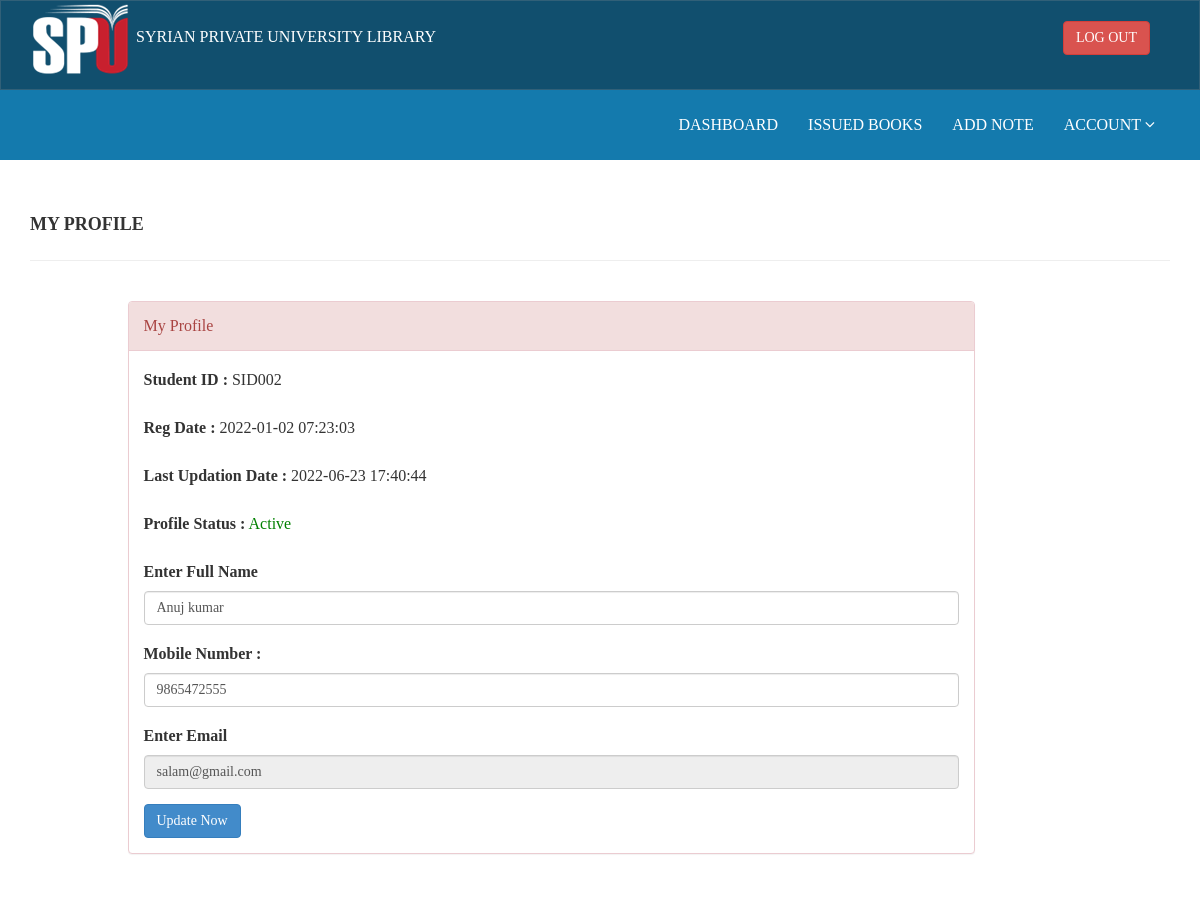
Screenshot of /my-profile.php (signed in) with the database file from the repository.
### tables this page shows
CREATE TABLE `tblstudents` (
  `id` int(11) NOT NULL,
  `StudentId` varchar(100) DEFAULT NULL,
  `FullName` varchar(120) DEFAULT NULL,
  `EmailId` varchar(120) DEFAULT NULL,
  `MobileNumber` char(11) DEFAULT NULL,
  `Password` varchar(120) DEFAULT NULL,
  `Status` int(1) DEFAULT NULL,
  `RegDate` timestamp NULL DEFAULT current_timestamp(),
  `UpdationDate` timestamp NULL DEFAULT NULL ON UPDATE current_timestamp()
);

### my-profile.php (the view, shortened to what this page needs)
<?php
include('includes/config.php');
if(strlen($_SESSION['login'])==0)
    {
header('location:index.php');
}
else{
?>
<!DOCTYPE html>
<html xmlns="http://www.w3.org/1999/xhtml">
<head>
    <link href="assets/css/bootstrap.css" rel="stylesheet" />
    <link href="assets/css/font-awesome.css" rel="stylesheet" />
    <link href="assets/css/style.css" rel="stylesheet" />
</head>
<body>
<?php include('includes/header.php');?>
    <div class="content-wrapper">
         <div class="container">
        <div class="row pad-botm">
            <div class="col-md-12">
                <h4 class="header-line">My Profile</h4>
                            </div>
        </div>
             <div class="row">
<div class="col-md-9 col-md-offset-1">
               <div class="panel panel-danger">
                        <div class="panel-heading">
                           My Profile
                        </div>
                        <div class="panel-body">
                            <form name="signup" method="post">
<?php
$sid=$_SESSION['stdid'];
$sql="SELECT StudentId,FullName,EmailId,MobileNumber,RegDate,UpdationDate,Status from  tblstudents  where StudentId=:sid ";
$query = $dbh -> prepare($sql);
$query-> bindParam(':sid', $sid, PDO::PARAM_STR);
$query->execute();
$results=$query->fetchAll(PDO::FETCH_OBJ);
if($query->rowCount() > 0)
{
foreach($results as $result)
{               ?>
<div class="form-group">
<label>Student ID : </label>
<?php echo htmlentities($result->StudentId);?>
</div>
<div class="form-group">
<label>Reg Date : </label>
<?php echo htmlentities($result->RegDate);?>
</div>
<?php if($result->UpdationDate!=""){?>
<div class="form-group">
<label>Last Updation Date : </label>
<?php echo htmlentities($result->UpdationDate);?>
</div>
<?php } ?>
<div class="form-group">
<label>Profile Status : </label>
<?php if($result->Status==1){?>
<span style="color: green">Active</span>
<?php } else { ?>
<span style="color: red">Blocked</span>
<?php }?>
</div>
<div class="form-group">
<label>Enter Full Name</label>
<input class="form-control" type="text" name="fullanme" value="<?php echo htmlentities($result->FullName);?>" autocomplete="off" required />
</div>
<div class="form-group">
<label>Mobile Number :</label>
<input class="form-control" type="text" name="mobileno" maxlength="10" value="<?php echo htmlentities($result->MobileNumber);?>" autocomplete="off" required />
</div>
<div class="form-group">
<label>Enter Email</label>
<input class="form-control" type="email" name="email" id="emailid" value="<?php echo htmlentities($result->EmailId);?>"  autocomplete="off" required readonly />
</div>
<?php }} ?>
<button type="submit" name="update" class="btn btn-primary" id="submit">Update Now </button>
                                    </form>
                            </div>
                        </div>
                            </div>
        </div>
    </div>
    </div>
</body>
</html>
<?php } ?>

### assets/css/style.css (style rules this page uses)
.content-wrapper { margin-top: 40px; min-height: 800px; padding-bottom: 90px; }
.header-line { font-weight: 900; padding-bottom: 25px; border-bottom: 1px solid #eeeeee; text-transform: uppercase; }
.pad-botm { padding-bottom: 30px; }

### rows the page displays
tblstudents: StudentId "SID002", RegDate "2022-01-02 07:23:03", UpdationDate "2022-06-23 17:40:44", Status "Active", fullanme "Anuj kumar", mobileno "9865472555", email "salam@gmail.com"
